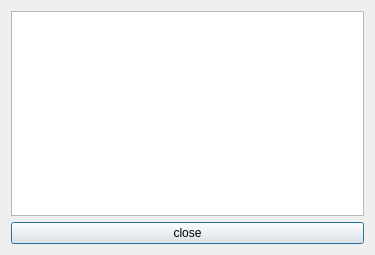
<?xml version="1.0" encoding="UTF-8"?>
<ui version="4.0">
 <class>Stickpad</class>
 <widget class="QDialog" name="Stickpad">
  <property name="geometry">
   <rect>
    <x>0</x>
    <y>0</y>
    <width>375</width>
    <height>255</height>
   </rect>
  </property>
  <property name="windowTitle">
   <string>Dialog</string>
  </property>
  <layout class="QGridLayout" name="gridLayout">
   <item row="0" column="0">
    <layout class="QVBoxLayout" name="verticalLayout">
     <item>
      <widget class="QTextEdit" name="textEdit"/>
     </item>
     <item>
      <widget class="QPushButton" name="pushButton">
       <property name="text">
        <string>close</string>
       </property>
      </widget>
     </item>
    </layout>
   </item>
  </layout>
 </widget>
 <resources/>
 <connections/>
</ui>
